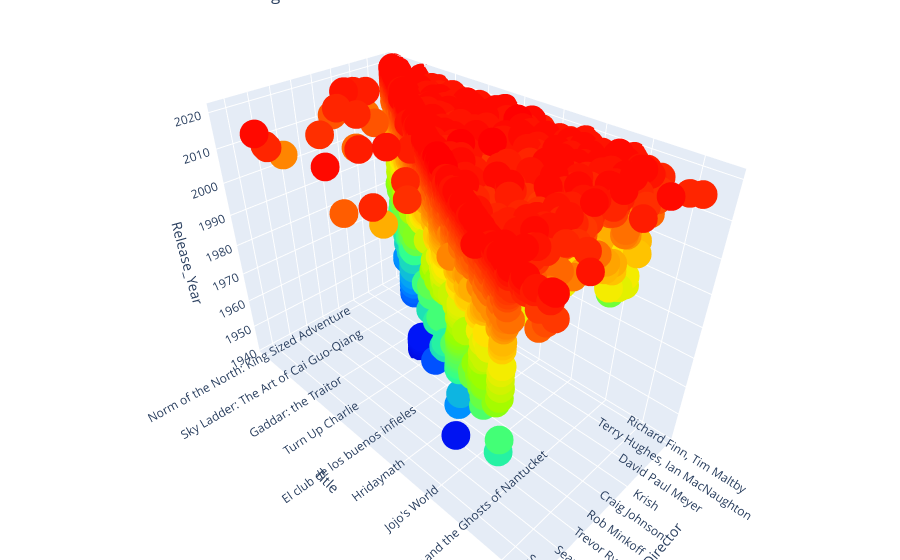

Write notebook code for a chart like this one.
### Code cell
trace = go.Scatter3d(
    x = df.director,
    y = df.title,
    z = df.release_year,
    name = 'Marvel',
    mode = 'markers',
    marker = dict(
         size = 10,
         color = df.release_year,
         colorscale = "Rainbow",
         line=dict(color='rgb(140, 140, 170)')

    )
)

df = [trace]

layout = go.Layout(
    title = 'Cholestrol vs Heart Rate vs Age',
    margin=dict(
        l=0,
        r=0,
        b=0,
        t=0  
    ),
    scene = dict(
            xaxis = dict(title  = 'Director'),
            yaxis = dict(title  = 'Title'),
            zaxis = dict(title  = 'Release_Year')
        )
    
)
fig = go.Figure(data = df, layout=layout)
py.iplot(fig)

### Figure 1 — Plotly figure (JSON) as saved in the notebook; plotly's stock layout.template omitted (floating-point values rounded to 4 significant figures; data arrays with more than 128 entries replaced by an {"elided": "..."} marker saying what was removed)
{"data": [{"marker": {"color": {"elided": "6234 int values"}, "colorscale": [[0, "rgb(150,0,90)"], [0.125, "rgb(0,0,200)"], [0.25, "rgb(0,25,255)"], [0.375, "rgb(0,152,255)"], [0.5, "rgb(44,255,150)"], [0.625, "rgb(151,255,0)"], [0.75, "rgb(255,234,0)"], [0.875, "rgb(255,111,0)"], [1, "rgb(255,0,0)"]], "line": {"color": "rgb(140, 140, 170)"}, "size": 10}, "mode": "markers", "name": "Marvel", "type": "scatter3d", "x": {"elided": "6234 str values"}, "y": {"elided": "6234 str values"}, "z": {"elided": "6234 int values"}}], "layout": {"margin": {"b": 0, "l": 0, "r": 0, "t": 0}, "scene": {"xaxis": {"title": {"text": "Director"}}, "yaxis": {"title": {"text": "Title"}}, "zaxis": {"title": {"text": "Release_Year"}}}, "title": {"text": "Cholestrol vs Heart Rate vs Age"}}}
